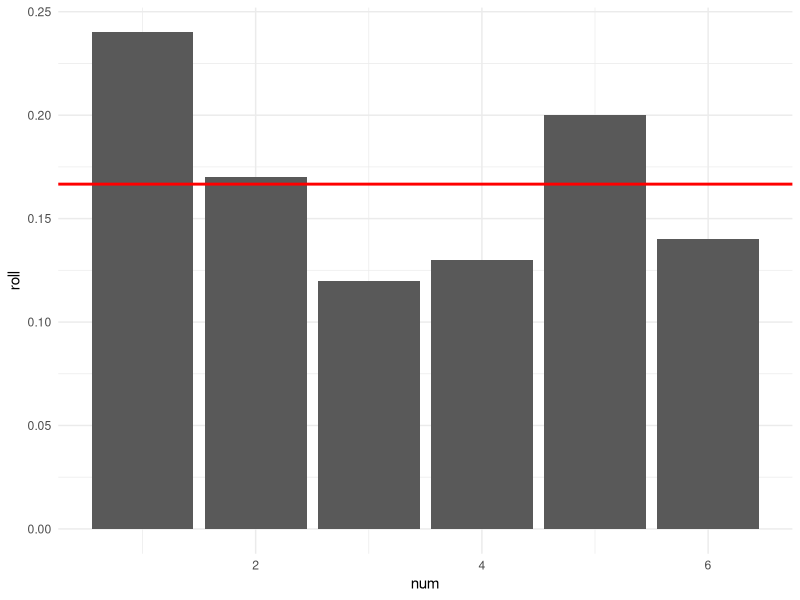
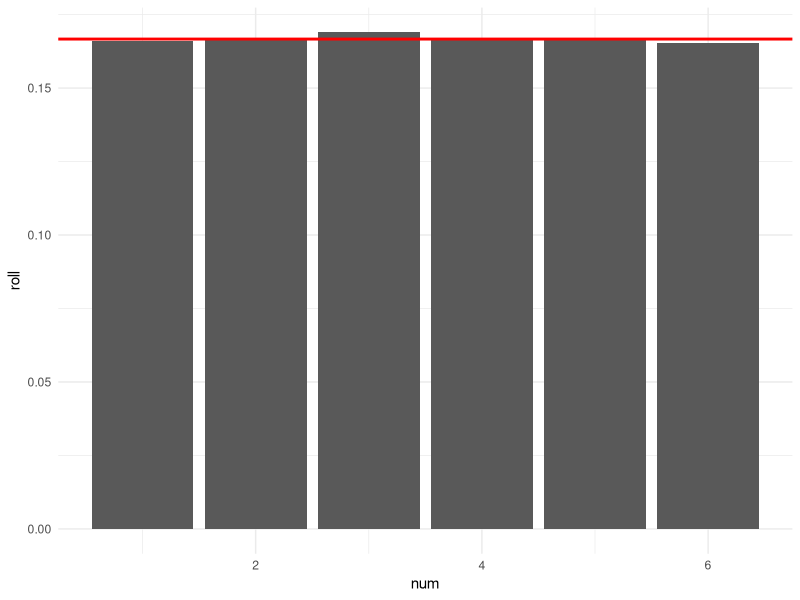
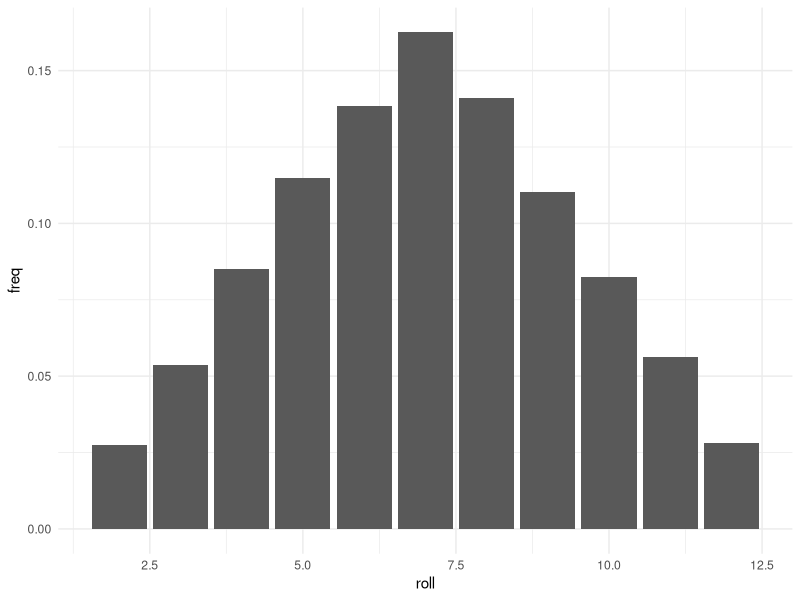

These figures' R source, in order:
## ---- chunk 1
library('tidyverse')
## ---- chunk 2
single_die_1 <- sample(1:6, 100, replace=T)
sd_1_tab <- table(single_die_1)
sd_1_freq <- data_frame(num = 1:6, roll = sd_1_tab/100)

ggplot(sd_1_freq) + 
  geom_bar(aes(num,roll), stat="identity") + 
  geom_hline(yintercept = (1/6), col = "red", size=1) + 
  theme_minimal()

single_die_2 <- sample(1:6, 100000, replace=T)
sd_2_tab <- table(single_die_2)
sd_2_freq <- data_frame(num = 1:6, roll = sd_2_tab/100000)

ggplot(sd_2_freq) + 
  geom_bar(aes(num,roll), stat="identity") +
  geom_hline(yintercept = (1/6), col = "red", size=1) + 
  theme_minimal()
## ---- chunk 3
# create empty dataframe of 100 values
roll_vector <- vector("double", 10000)


for (i in seq_along(roll_vector)) {
  roll_vector[i] = sum(sample(1:6,1), sample(1:6,1))
}

roll_vector

table(roll_vector)

roll_df <- as_data_frame(table(roll_vector)/10000)
colnames(roll_df) <- c("roll", "freq")
roll_df$roll <- as.numeric(roll_df$roll)

ggplot(roll_df) + 
  geom_bar(aes(roll, freq), stat="identity") +
  theme_minimal()
## ---- chunk 4
# function(n_dice, n_rolls) {

#roll_freq <- function(n_dice, n_rolls) {

n_roll <- 100
n_dice <- 10 

roll_vector <- vector("double", n_roll)
roll_vector

dice_vector <- vector("double", n_dice)
dice_vector

for (i in seq_along(dice_vector)) {
  dice_vector[i] = sample(1:6,1)
}

roll_vector[1] <- sum(dice_vector)
roll_vector
# for (i in seq_along(roll_vector)) {
#   roll_vector[i] = sum(dice_vector[i])
# }




# create empty vector of n_rolls elements

# create dice vector 
# for n_dice sample(1:6,1) -> element
# sum dice vector
# put that sum into roll vector

# table roll vector


# roll_df <- as_data_frame(table(roll_vector)/n_rolls)

# colnames(roll_df) <- c("roll", "freq")
# roll_df\$roll <- as.numeric(roll_df$roll)

# ggplot(roll_df) + 
#  geom_bar(aes(roll, freq), stat="identity") +
#  theme_minimal()
#}
